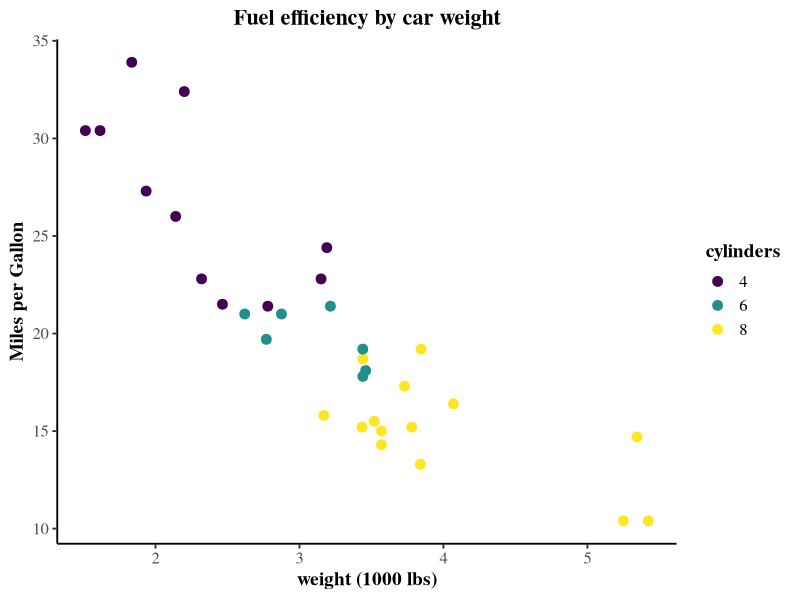
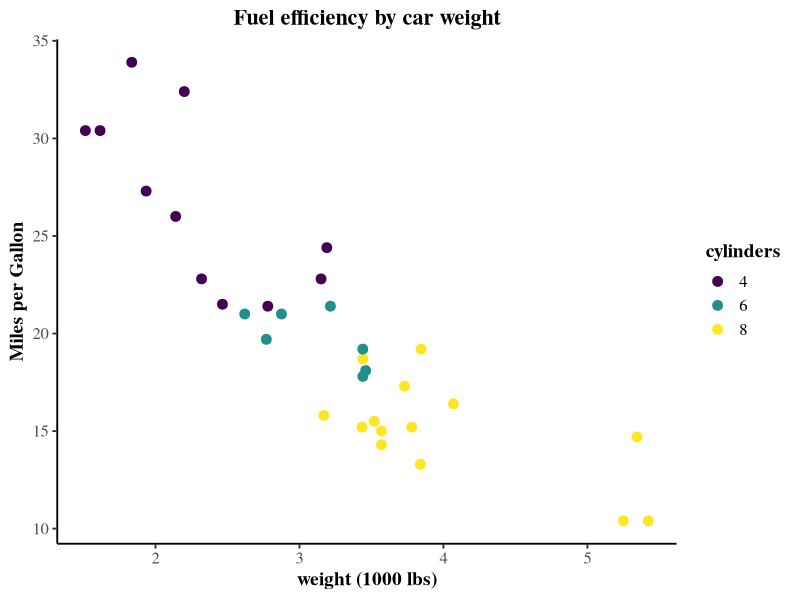

Generate these figures, in order, with R:
# Installing the necessary packages
# Styling Plots for Publications
# Installing the library(ggplot2) packages
library(ggplot2)
# Installing the library("ggthemes") packages
library("ggthemes")
# Installing the library(viridis) packages

library(viridis)

# Sample data loading
df=mtcars
df$cyl=as.factor(df$cyl)

# Styling plot
p= ggplot(df, aes(x=wt, y=mpg, color=cyl))+
  geom_point(size=3)+
  scale_color_viridis_d(name="cylinders")+
  labs(
    title="Fuel efficiency by car weight",
    x="weight (1000 lbs)",
    y="Miles per Gallon"
  )+
  theme_classic(base_size = 14, base_family="serif")+
  theme(plot.title = element_text(face="bold", size=16, hjust = 0.5),
        axis.title = element_text(face="bold", size=14),
        axis.text = element_text(size=12),
        legend.position = "right",
        legend.title = element_text(face="bold"),
        legend.text = element_text(size=12)
        )

# Save the plot for publication
ggsave("Publication_ggplot.png", p,width=6, height=4, dpi=300)
ggsave("publication_ggplot.png", p, width = 6, height = 4, dpi = 300)
